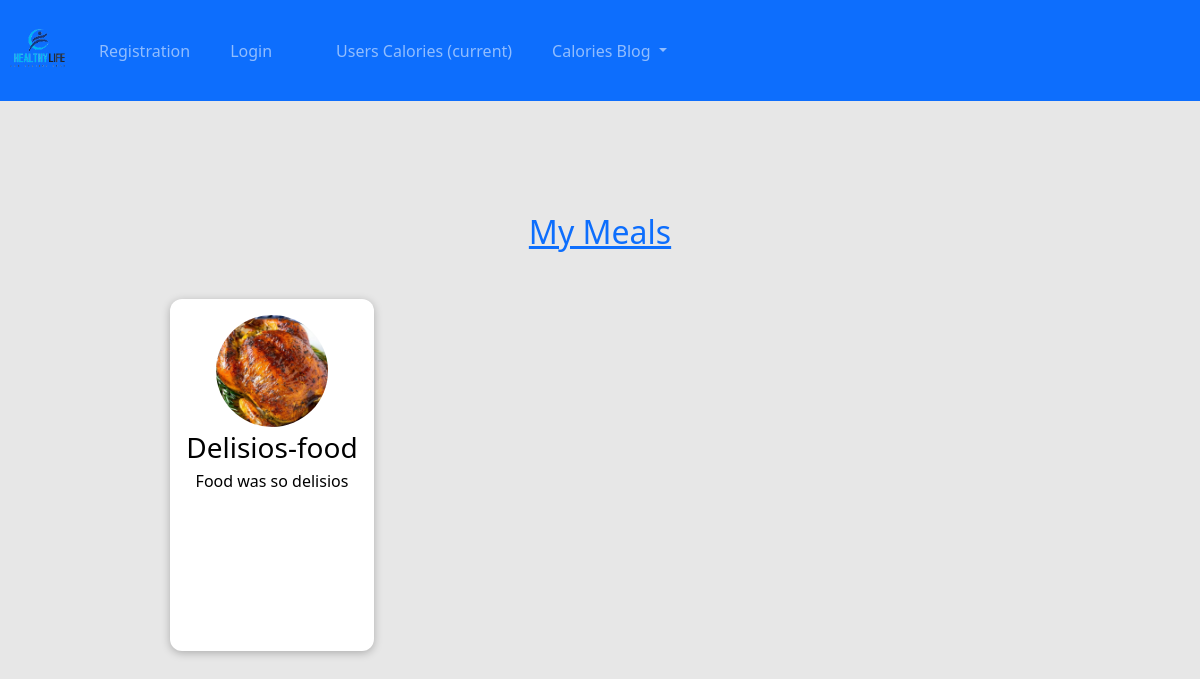
Page /calories_blog/posts/ on the earlier database version.
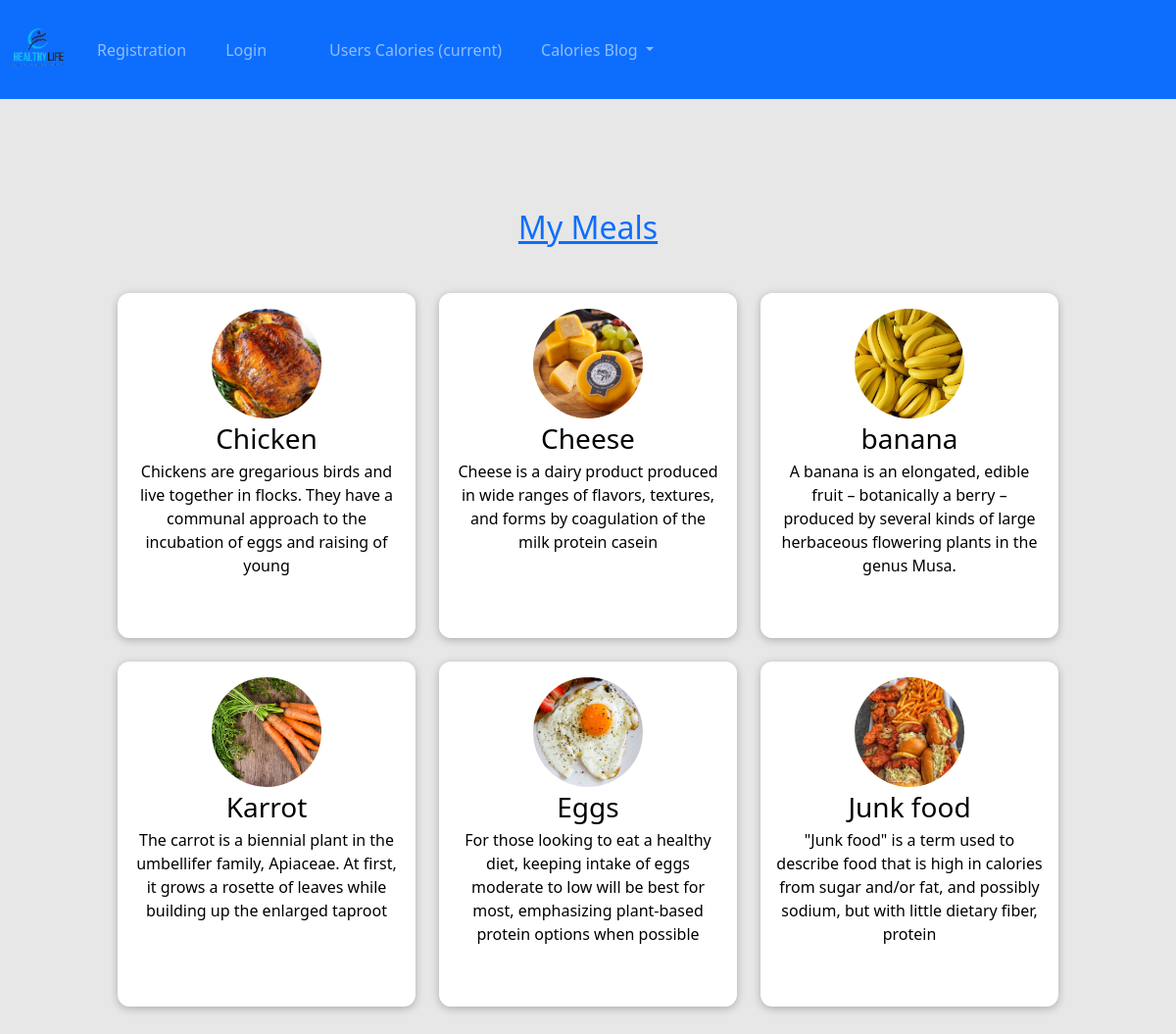
Same page on the later database version.
### calories_blog/models.py (models this page shows, shortened)
class Post(models.Model):
    title = models.CharField(max_length=200)
    excerpt = models.CharField(max_length=250)
    image = models.ImageField(upload_to="posts", null=True)
    date = models.DateField(auto_now=True)
    slug = models.SlugField(unique=True, db_index=True)
    content = models.TextField(validators=[MinLengthValidator(10)])
    author = models.ForeignKey(Author, on_delete=models.SET_NULL, null=True, related_name="posts")
    tags = models.ManyToManyField(Tag)

### calories_blog/views.py (the view)
# urls.py: path("calories_blog/posts/", views.AllPostsView.as_view(), name="posts"),
class AllPostsView(ListView):
    model = Post
    template_name = "calories_blog/all-posts.html"
    ordering = ["-date"]
    context_object_name = "all_posts"

### calories_blog/templates/calories_blog/all-posts.html (shortened to what this page needs)
{% extends 'base.html' %}
{% load static %}
{% block css_files %}
  <link rel="stylesheet" href="{% static "calories_blog/post.css" %}">
  <link rel="stylesheet" href="{% static 'calories_blog/all-posts.css' %}">
{% endblock %}
{% block content %}
  <div>
    <section id="all-posts">
      <h2><a href="{% url 'start_page_cal' %}">My Meals</a></h2>
      <ul>
        {% for post in all_posts %}
          <li>
            <article>
              {% include "calories_blog/includes/post.html" %}
            </article>
          </li>
        {% endfor %}
      </ul>
    </section>
  </div>
{% endblock%}

### templates/base.html (shortened to what this page needs)
{% load static %}
<!doctype html>
<html lang="en">
<head>
  <link href="https://cdn.jsdelivr.net/npm/bootstrap@5.3.0-alpha3/dist/css/bootstrap.min.css" rel="stylesheet">
  <link rel="stylesheet" href="{% static 'styles.css' %}">
  {% block css_files %} {% endblock %}
</head>
<body>
<nav class="navbar navbar-expand-lg navbar navbar-dark bg-primary">
  <a class="navbar-brand" href="{% url 'start_page' %}"><img class="logo-image" src="{% static '/images/images-removebg-preview.png' %}"
                                                             alt="wolf-logo"></a>
  <div class="collapse navbar-collapse" id="navbarSupportedContent">
    <ul class="navbar-nav mr-auto">
      <li class="nav-item active">
        <a class="nav-link" href="{% url 'register' %}">Registration </a>
      </li>
      <li class="nav-item active">
        {% if request.user.is_authenticated %}
        <a class="nav-link" href="{% url 'logout' %}">Logout <span class="sr-only"></span></a>
        {% else %}
        <a class="nav-link" href="{% url 'login' %}">Login </a>
        {% endif %}
      </li>
      <li class="nav-item active">
        <a class="nav-link" href="">Users Calories <span class="sr-only">(current)</span></a>
      </li>
      <li class="nav-item dropdown">
        <a class="nav-link dropdown-toggle" href="#" id="navbarDropdown" role="button" data-bs-toggle="dropdown"
           aria-haspopup="true" aria-expanded="false">
          Calories Blog
        </a>
      </li>
    </ul>
  </div>
</nav>
  {% block content %}
    {% endblock %}
</body>
</html>

### calories_blog/templates/calories_blog/includes/post.html
<li>
  <article class="post">
    <a href="{% url 'post-detail-page' post.slug %}">
      <img src="{{ post.image.url }}" alt="{{ post.title }}">
      <div class="post__content">
        <h3>{{ post.title }}</h3>
        <p>{{ post.excerpt }}</p>
      </div>
    </a>
  </article>
</li>

### static/styles.css (style rules this page uses)
body { background-color: #b3b3f3; }
.logo-image { width: 75px; height: 75px; object-fit: contain; }

### calories_blog/static/calories_blog/post.css (style rules this page uses)
.post { display: flex; flex-direction: column; align-items: center; text-align: center; }
.post a { text-decoration: none; color: black; transition: all 0.2s ease; padding: 1rem; }
.post img { width: 5rem; height: 5rem; object-fit: cover; border-radius: 50%; }
.post h3 { margin: 0.25rem 0; }

### calories_blog/static/calories_blog/all-posts.css (style rules this page uses)
body { background-color: #e7e7e7; }
#all-posts { margin: 7rem auto; width: 90%; max-width: 60rem; }
#all-posts h2 { text-align: center; font-size: 2rem; color: #2e2e2e; margin: 3rem 0; }
ul { list-style: none; margin: 0; padding: 0; display: grid; grid-template-columns: repeat(auto-fill, minmax(17rem, 1fr)); gap: 1.5rem; }
.post img { width: 7rem; height: 7rem; }
.post a { height: 22rem; transform-origin: center; box-shadow: 0 2px 8px rgba(0, 0, 0, 0.25); border-radius: 12px; background-color: white; }

Differences in the rows shown:
changed Post: title "Delisios-food" → "Chicken"; excerpt "Food was so delisios" → "Chickens are gregarious birds and live together in flocks. They have a communal approach to the incubation of eggs and raising of young"
added Post: image (picture), title "Cheese", excerpt "Cheese is a dairy product produced in wide ranges of flavors, textures, and forms by coagulation of the milk protein casein"
added Post: image (picture), title "banana", excerpt "A banana is an elongated, edible fruit – botanically a berry – produced by several kinds of large herbaceous flowering plants in the genus Musa."
added Post: image (picture), title "Karrot", excerpt "The carrot is a biennial plant in the umbellifer family, Apiaceae. At first, it grows a rosette of leaves while building up the enlarged taproot"
added Post: image (picture), title "Eggs", excerpt "For those looking to eat a healthy diet, keeping intake of eggs moderate to low will be best for most, emphasizing plant-based protein options when possible"
added Post: image (picture), title "Junk food", excerpt "\"Junk food\" is a term used to describe food that is high in calories from sugar and/or fat, and possibly sodium, but with little dietary fiber, protein"
